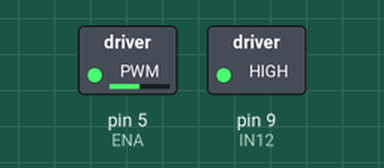
Recording of a sketch running on a simulated Arduino Uno, built with avr-gcc and run on an emulated ATmega328P. Parts: switched loads named in the sketch (green lamp = pin HIGH).

Above: at 0.1 s.
Timing chart, 0 to 1.6 s (numbered marks = the images above):
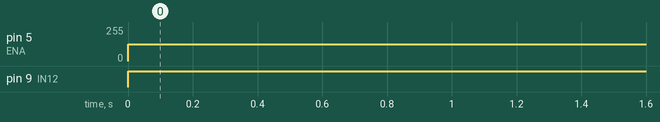

The sketch:

2week_DC_motor_driver.ino
```cpp
/*
  제목 : 2week_DC motor driver
  내용 : 모터 드라이버를 사용하여 DC 모터 정방향 회전
*/


int ENA = 5; // DC 모터 드라이버의 EnableA를 5번핀으로 선언
int IN12 = 9; // DC 모터 드라이버의 IN1&IN2를 9번핀으로 선언

// DC 모터의 회전 속도를 정의
// 디지털 핀으로 0~255 범위의 값으로 DC 모터의 속도를 제어
// 사용된 127이란 값은, 디지털 핀으로 출력 할 수 있는 최대값 255의 절반에 해당되므로, DC 모터가 5V 전류로 낼 수 있는 최대 회전 속도의 절반으로 해석
// 이는 디지털로 아날로그 신호를 보내는 펄스 폭 모듈레이션(PWM)에서 duty-cycle이 50%인 것으로 설정
int speed = 127;

void setup()
{
  pinMode(ENA, OUTPUT); // EnableA핀을 OUTPUT으로 설정
  pinMode(IN12, OUTPUT); // IN1&IN2핀을 OUTPUT으로 설정
}

void loop()
{
  // 지정된 speed로 DC 모터 정방향으로 회전
  analogWrite(ENA, speed);
  digitalWrite(IN12, HIGH);
}
```

Measured:
- by itself, pin 5 (ENA): 0/255 → 127/255 at 0.00 s
- by itself, pin 9 (IN12): LOW → HIGH at 0.00 s
